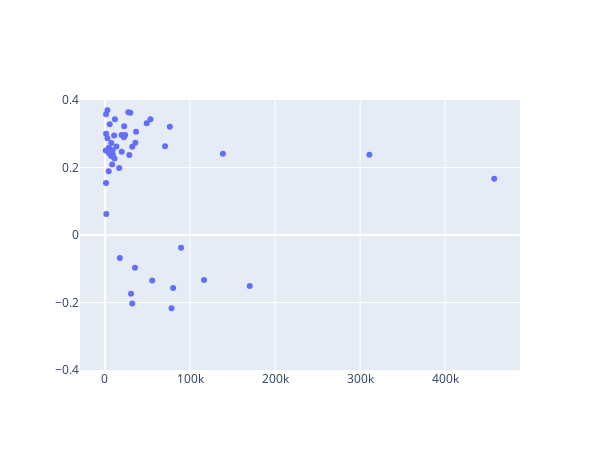

Source (notebook cell):
### Code cell
fig = go.Figure()

fig.add_traces([
    go.Scatter(
        mode="markers",
        x=profit_ratio_vs_sales["Sales"],
        y=profit_ratio_vs_sales["Profit_Ratio"],
        customdata=profit_ratio_vs_sales.reset_index(),
        hovertemplate=("<b>%{customdata[0]}</b><br><br>"
                       "<b>Profit Ratio:</b> %{customdata[3]:.0%}<br>"
                       "<b>Sales:</b> %{customdata[2]:.3s}<extra></extra>"
        ),
        hoverlabel=dict(
            bgcolor="white",
        ),
    )
])

fig.update_layout(
    width=600,
    height=450,
    yaxis=dict(
        range=[-0.4, 0.4]
    )
)

fig.show()

### Figure 1 — Plotly figure (JSON) as saved in the notebook; plotly's stock layout.template omitted (floating-point values rounded to 4 significant figures; data arrays with more than 128 entries replaced by an {"elided": "..."} marker saying what was removed)
{"data": [{"customdata": {"elided": "49x4 mixed values"}, "hoverlabel": {"bgcolor": "white"}, "hovertemplate": "<b>%{customdata[0]}</b><br><br><b>Profit Ratio:</b> %{customdata[3]:.0%}<br><b>Sales:</b> %{customdata[2]:.3s}<extra></extra>", "mode": "markers", "type": "scatter", "x": [19510.0, 35280.0, 11680.0, 457700.0, 32110.0, 13390.0, 27450.0, 2866.0, 89480.0, 49100.0, 4380.0, 80160.0, 53550.0, 4577.0, 2916.0, 36600.0, 9219.0, 1270.0, 23710.0, 28640.0, 76280.0, 29860.0, 10770.0, 22210.0, 5589.0, 7464.0, 16730.0, 7294.0, 35760.0, 4779.0, 310900.0, 55600.0, 920.0, 78250.0, 19690.0, 17430.0, 116500.0, 22630.0, 8483.0, 1317.0, 30660.0, 170200.0, 11220.0, 8929.0, 70640.0, 138700.0, 1209.0, 32120.0, 1603.0], "y": [0.2966, -0.09716, 0.3433, 0.1669, -0.2033, 0.2623, 0.3634, 0.3697, -0.03799, 0.3309, 0.1887, -0.1573, 0.3433, 0.2586, 0.2868, 0.306, 0.2382, 0.3579, 0.2966, 0.2369, 0.3207, 0.3624, 0.2946, 0.2898, 0.328, 0.2729, 0.1983, 0.234, 0.2733, 0.2421, 0.2381, -0.1347, 0.2502, -0.2169, 0.2466, -0.0683, -0.1335, 0.322, 0.2085, 0.2998, -0.1742, -0.1512, 0.2269, 0.2514, 0.2633, 0.2409, 0.1538, 0.2615, 0.06251]}], "layout": {"height": 450, "width": 600, "yaxis": {"range": [-0.4, 0.4]}}}
